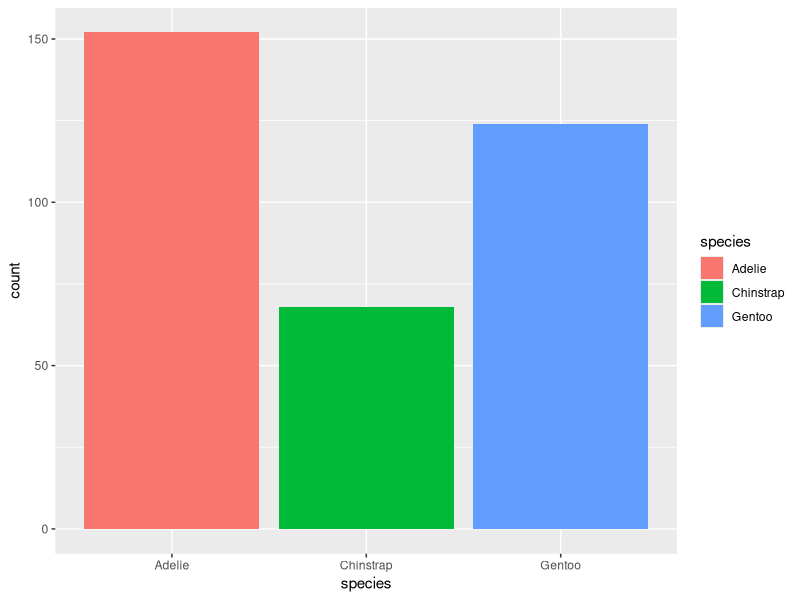
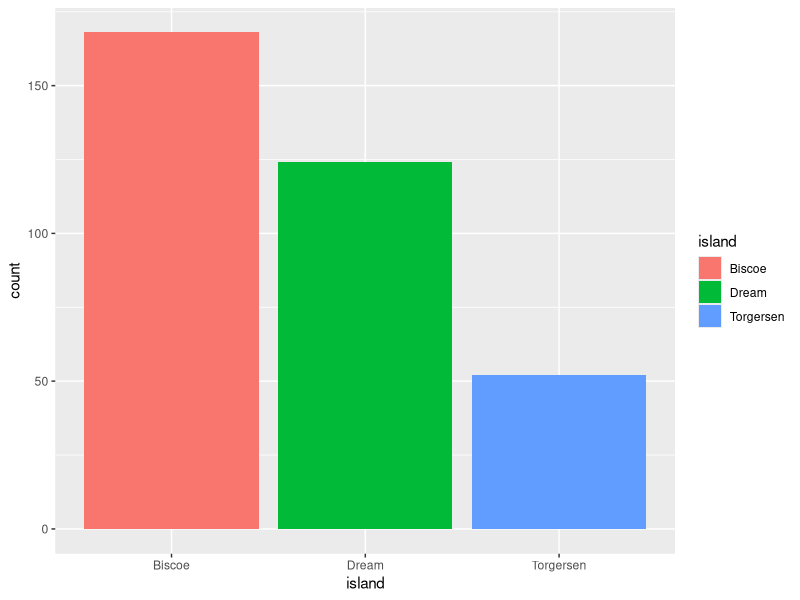
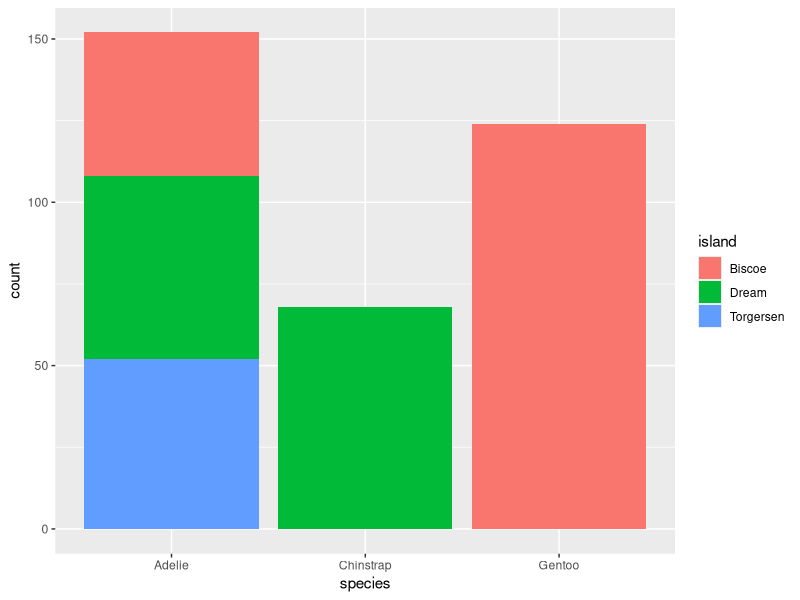
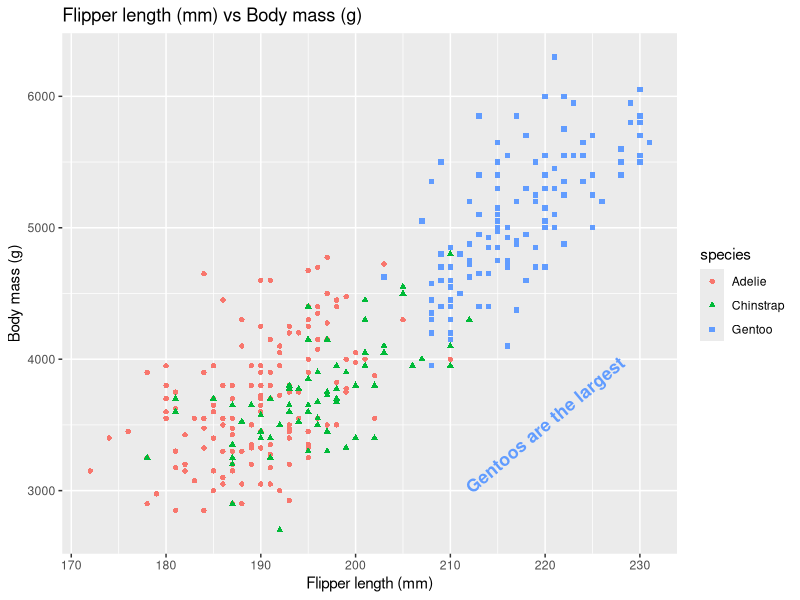
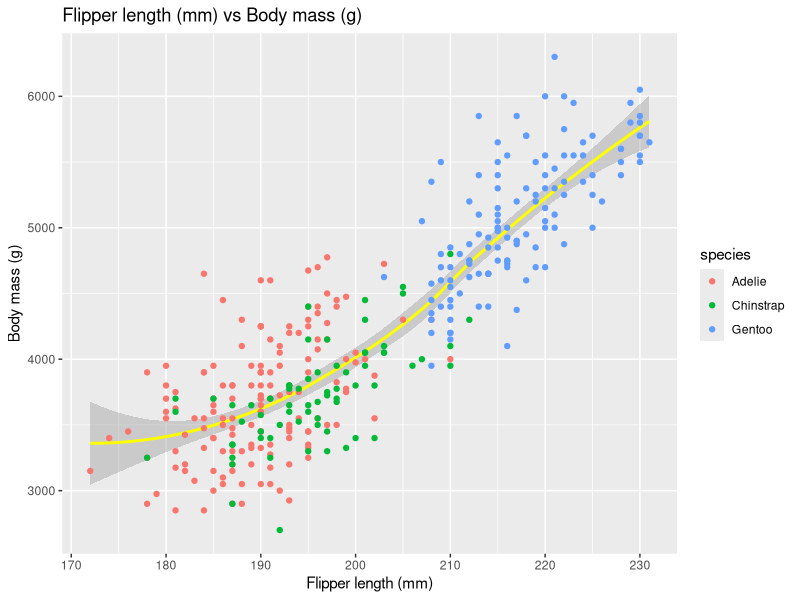
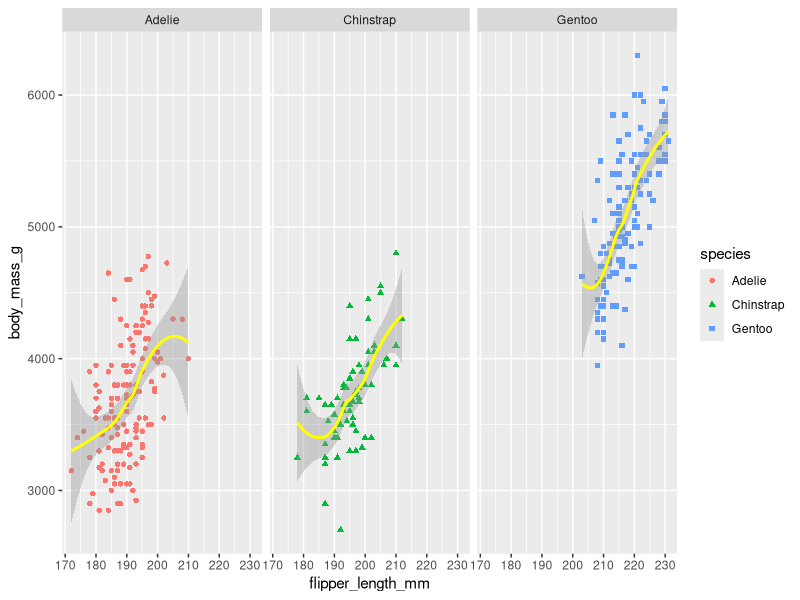
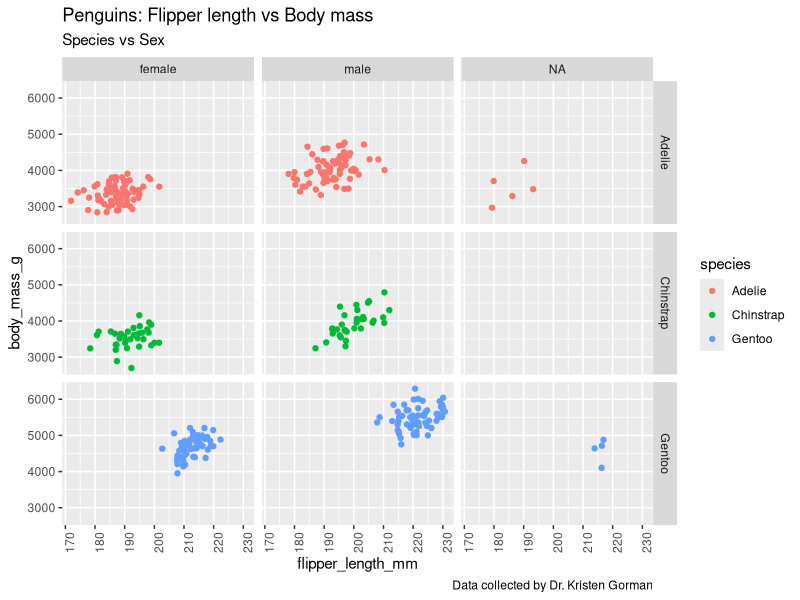
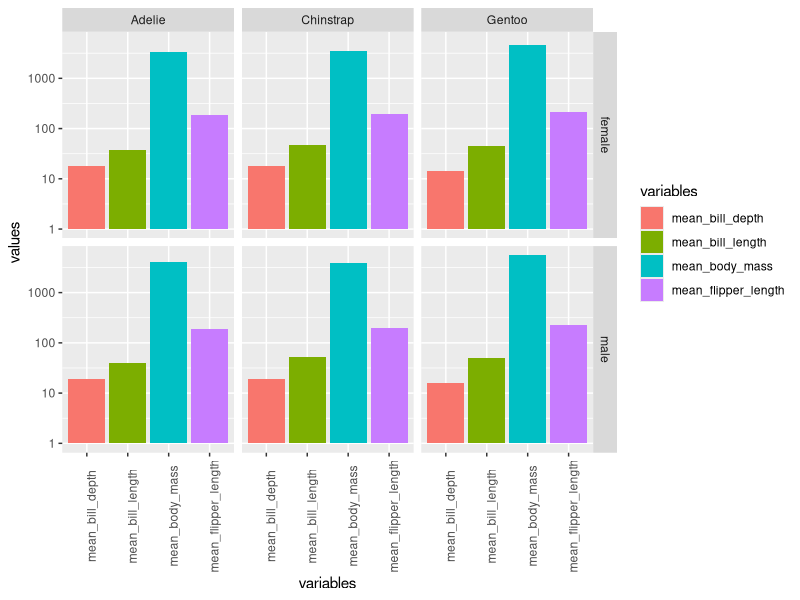

Generate these figures, in order, with R:
## ---- chunk 1
knitr::opts_chunk$set(echo = TRUE, warning = FALSE, message = FALSE)
## ---- chunk 2
if(!require("tidyverse")) install.packages("tidyverse")
if(!require("palmerpenguins")) install.packages("palmerpenguins")
if(!require("ggplot2")) install.packages("ggplot2")
library("ggplot2")
library("tidyverse")
library("palmerpenguins")
data("penguins")
## ---- chunk 3
head(penguins)
## ---- chunk 4
colnames(penguins)
## ---- chunk 5
str(penguins)
glimpse(penguins)
## ---- chunk 6
unique(penguins$species)
unique(penguins$island)
## ---- chunk 7
table(penguins$species)
table(penguins$island)

## ---- chunk 8
ggplot(data = penguins, aes(x = species, fill = species)) + geom_bar()
## ---- chunk 9
ggplot(data = penguins, aes(x = island, fill = island)) + geom_bar()

## ---- chunk 10
ggplot(data = penguins, aes(x = species, fill = island)) + geom_bar()
## ---- chunk 11
labs001 <- labs(title = "Flipper length (mm) vs Body mass (g)", x = "Flipper length (mm)", y = "Body mass (g)")
ggplot(data = penguins, aes(x = flipper_length_mm, y = body_mass_g, color = species, shape = species)) +
  geom_point() + labs001 +
  annotate("text", x = 220, y = 3500, label = "Gentoos are the largest", angle = 40, fontface = "bold", size = 4.5, color = "#619CFF")
## ---- chunk 12
ggplot(data = penguins, aes(x = flipper_length_mm, y = body_mass_g)) + geom_smooth(method = "loess", color = "yellow") + geom_point(aes(color = species)) + labs001
## ---- chunk 13
ggplot(data = penguins, aes(x = flipper_length_mm, y = body_mass_g)) +
  geom_point(aes(color = species, shape = species)) + geom_smooth(method = "loess", color = "yellow") +
  facet_wrap(~species)
## ---- chunk 14
ggplot(data = penguins, aes(x = flipper_length_mm, y = body_mass_g)) +
  geom_jitter(aes(color = species)) +
  facet_grid(species~sex) + labs(title = "Penguins: Flipper length vs Body mass", subtitle = "Species vs Sex", caption = "Data collected by Dr. Kristen Gorman") +
  theme(axis.text.x = element_text(angle = 90))
## ---- chunk 15
df <- penguins %>% 
  group_by(sex, species) %>% 
  drop_na() %>% 
  summarise(mean_bill_length = mean(bill_length_mm), mean_bill_depth = mean(bill_depth_mm), mean_flipper_length = mean(flipper_length_mm), mean_body_mass = mean(body_mass_g))
df
## ---- chunk 16
df_long <- pivot_longer(df, -species & -sex, names_to="variables", values_to="values")
df_long

## ---- chunk 17
ggplot(df_long,aes(x = variables,y = values)) + 
  geom_bar(aes(fill = variables),stat = "identity",position = "dodge") + 
  scale_y_log10() + facet_grid(sex~species) +
  theme(axis.text.x = element_text(angle = 90))


